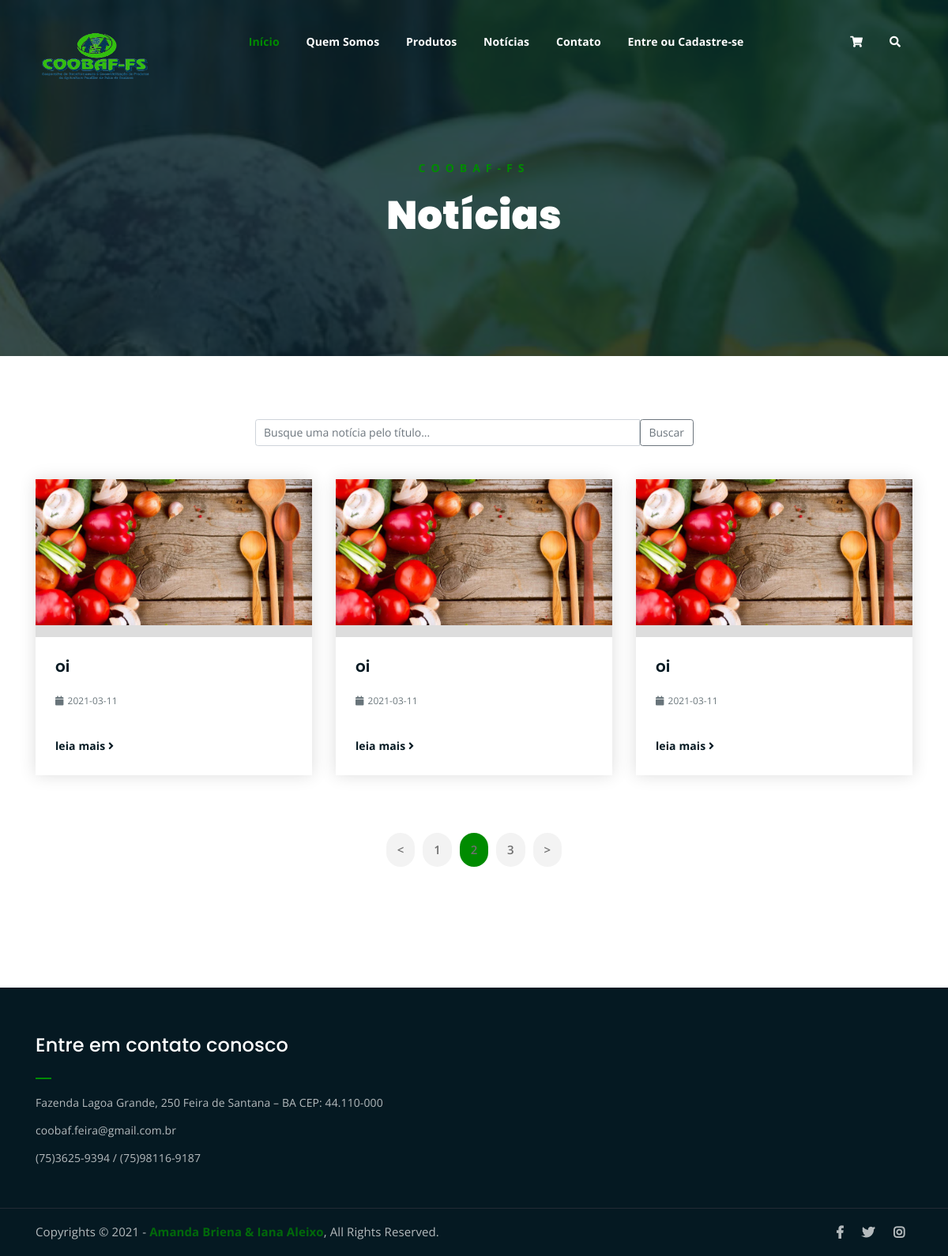
/noticias.php, run on the app's committed database.
### tables this page shows
CREATE TABLE IF NOT EXISTS noticia (
  id_noticia smallint(10) not null primary key AUTO_INCREMENT,
  titulo varchar(45) NOT NULL,
  corpo varchar(1500) NOT NULL,
  imagem varchar(100) not null,
  data date not null,
  status tinyint(1) NOT NULL,
  visibilidade tinyint(1)
);

### noticias.php (the view, shortened to what this page needs)
<?php
    include("conexao_db/conexao.php");
?>
<!DOCTYPE html>
<html lang="en">
<head>
	<?php require_once("src/components/head.php");?>
</head>
<body>
	<?php
		require_once("src/components/menu.php");
	?>
	<div class="breadcrumb-section breadcrumb-bg">
		<div class="container">
			<div class="row">
				<div class="col-lg-8 offset-lg-2 text-center">
					<div class="breadcrumb-text">
						<p>COOBAF-FS</p>
						<h1>Notícias</h1>
					</div>
				</div>
			</div>
		</div>
	</div>
	<div class="latest-news mt-80 mb-150">
		<div class="container">
			<div class="central input-group mb-5">
				<input name= "pesquisa_noticia" id= "pesquisa_noticia" type="text" class="form-control" placeholder="Busque uma notícia pelo título..." >
				<button class="btn btn-outline-secondary" type="submit" id="button-addon2">Buscar</button>
			</div>
			<div class="resultado_noticia row">
				<?php
					$resultadogeral = mysqli_query($connect,"SELECT * FROM noticia where status = 1 and visibilidade = 1") or die("erro ao selecionar");
					while($row = mysqli_fetch_assoc($resultadogeral)){
						echo "<div class='col-lg-4 col-md-6'>
						<div class='single-latest-news'>
							<a href='single-news.html'><div class='latest-news-bg'><img src='assets/img-upload/".$row['imagem']."' ></div></a>
							<div class='news-text-box'>
								<h3><a href='noticia.php?noticia=".$row['id_noticia']."'>".$row['titulo']."</a></h3>
								<p class='blog-meta'>
									<span class='date'><i class='fas fa-calendar'></i>".$row['data']."</span>
								</p>
								<a href='noticia.php?noticia=".$row['id_noticia']."' class='read-more-btn'>leia mais <i class='fas fa-angle-right'></i></a>
							</div>
						</div>
					</div>";
					}
				?>
			</div>
			<div class="row">
				<div class="container">
					<div class="row">
						<div class="col-lg-12 text-center">
							<div class="pagination-wrap">
								<ul>
									<li><a href="#"><</a></li>
									<li><a href="#">1</a></li>
									<li><a class="active" href="#">2</a></li>
									<li><a href="#">3</a></li>
									<li><a href="#">></a></li>
								</ul>
							</div>
						</div>
					</div>
				</div>
			</div>
		</div>
	</div>
	<?php require_once("src/components/footer.php");?>
</body>
</html>

### assets/css/main.css (style rules this page uses)
html { font-size: 14px; font-weight: 400; line-height: 28px; height: 100%; }
body { font-family: "Open Sans", sans-serif; font-weight: 400; font-size: 1rem; letter-spacing: 0.1px; line-height: 1.8; color: #051922; overflow-x: hidden; }
body img { max-width: 100%; }
a { cursor: pointer; text-decoration: none; -webkit-transition: all 0.2s ease-in-out; -o-transition: all 0.2s ease-in-out; transition: all 0.2s ease-in-out; }
h1, .h1, h2, .h2, h3, .h3, h4, .h4, h5, .h5, h6, .h6 { font-family: "Poppins", sans-serif; font-weight: 700; margin: 0 0 1.25rem 0; color: #051922; }
h1:last-child, .h1:last-child, h2:last-child, .h2:last-child, h3:last-child, .h3:last-child, h4:last-child, .h4:last-child, h5:last-child, .h5:last-child, h6:last-child, .h6:last-child { margin: 0; }
h1, .h1 { font-size: 4rem; font-weight: 700; line-height: 4rem; }
h3, .h3 { font-size: 2rem; font-weight: 700; line-height: 2.25rem; }
p { font-family: "Open Sans", sans-serif; font-weight: 400; font-size: 1rem; letter-spacing: 0.1px; line-height: 1.8; color: #051922; margin: 0 0 1.25rem 0; }
.mt-80 { margin-top: 80px; }
.mb-150 { margin-bottom: 150px; }
a.read-more-btn { display: inline-block; margin-top: 15px; color: #051922; -webkit-transition: 0.3s; -o-transition: 0.3s; transition: 0.3s; font-weight: 700; }
.breadcrumb-bg { background-image: url(../img/breadcrumb-bg.jpg); }
.breadcrumb-text p { color: #008B00; font-weight: 700; text-transform: uppercase; letter-spacing: 7px; }
.breadcrumb-text h1 { font-size: 50px; font-weight: 900; color: #fff; margin: 0; margin-top: 20px; }
.breadcrumb-section { padding: 150px 0; background-size: cover; background-position: center center; position: relative; z-index: 1; background-attachment: fixed; padding-top: 200px; }
.breadcrumb-section:after { position: absolute; left: 0; top: 0; width: 100%; height: 100%; content: ""; background-color: #07212e; z-index: -1; opacity: 0.8; }
.latest-news-bg { -webkit-transition: 0.3s; -o-transition: 0.3s; transition: 0.3s; }
.single-latest-news { -webkit-box-shadow: 0 0 20px #dddddd; box-shadow: 0 0 20px #dddddd; -webkit-transition: 0.3s; -o-transition: 0.3s; transition: 0.3s; }
.pagination-wrap ul li a { -webkit-transition: 0.3s; -o-transition: 0.3s; transition: 0.3s; }
html, body { height: 100%; }
.latest-news-bg { height: 200px; background-size: cover; background-position: center; border-radius: 10px; background-color: #ddd; border-bottom-right-radius: 0; border-bottom-left-radius: 0; }
.single-latest-news h3 { font-size: 20px; line-height: 1.25em; font-weight: 600; }
.single-latest-news h3 a { color: #051922; }
p.blog-meta span { margin-right: 15px; opacity: 0.6; color: #051922; font-size: 0.85em; }
p.blog-meta span:last-child { margin-right: 0; }
p.blog-meta span i { margin-right: 5px; }
.news-text-box { padding: 25px; border-bottom-left-radius: 5px; border-bottom-right-radius: 5px; }
.single-latest-news { margin-bottom: 30px; }
.pagination-wrap { margin-top: 40px; }
.pagination-wrap ul { margin: 0; padding: 0; list-style: none; }
.pagination-wrap ul li { display: inline-block; }
.pagination-wrap ul li a { color: #6f6f6f; font-size: 15px; background-color: #f3f3f3; display: inline-block; padding: 8px 14px; border-radius: 5px; margin: 3px; font-weight: 600; border-radius: 50px; }
.pagination-wrap ul li a.active { background-color: #008B00; }
.central { width: 50%; margin: 0 auto; display: flex; align-items: center; }

### data on the page
noticia: imagem (picture), titulo "oi", data "2021-03-11"
noticia: imagem (picture), titulo "oi", data "2021-03-11"
noticia: imagem (picture), titulo "oi", data "2021-03-11"
